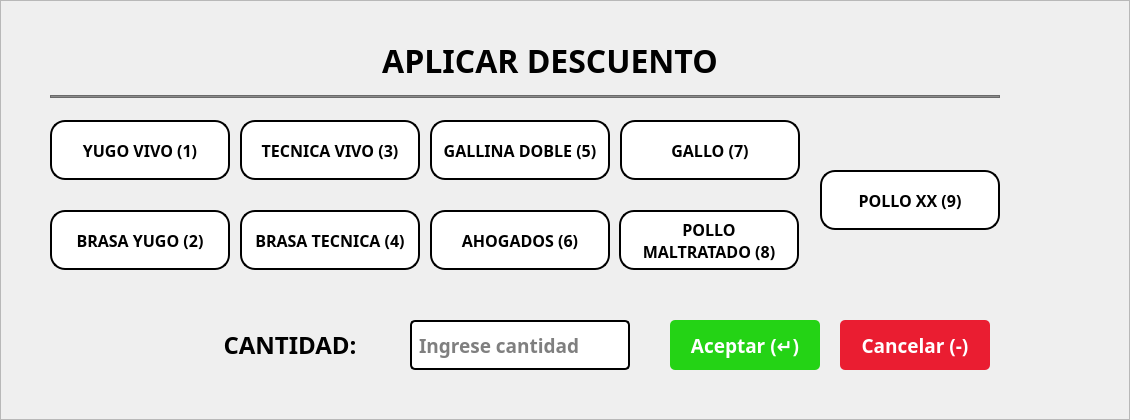
    <widget class="QFrame" name="frmAplicarDescuento">
     <property name="geometry">
      <rect>
       <x>395</x>
       <y>330</y>
       <width>1130</width>
       <height>420</height>
      </rect>
     </property>
     <property name="styleSheet">
      <string notr="true">#frmAplicarDescuento{background-color: rgb(255, 255, 255);
color: rgb(0, 0, 0);
border:none;
border-radius: 10px;
border: 2px solid #D9D9D9;}</string>
     </property>
     <property name="frameShape">
      <enum>QFrame::StyledPanel</enum>
     </property>
     <property name="frameShadow">
      <enum>QFrame::Raised</enum>
     </property>
     <widget class="QLabel" name="lblTextAplicarDescuento">
      <property name="geometry">
       <rect>
        <x>50</x>
        <y>35</y>
        <width>1000</width>
        <height>50</height>
       </rect>
      </property>
      <property name="font">
       <font>
        <family>Poppins</family>
        <pointsize>24</pointsize>
        <weight>75</weight>
        <bold>true</bold>
       </font>
      </property>
      <property name="text">
       <string>APLICAR DESCUENTO</string>
      </property>
      <property name="alignment">
       <set>Qt::AlignCenter</set>
      </property>
     </widget>
     <widget class="QLabel" name="btnDescGallinaDoble">
      <property name="geometry">
       <rect>
        <x>430</x>
        <y>120</y>
        <width>180</width>
        <height>60</height>
       </rect>
      </property>
      <property name="font">
       <font>
        <family>Poppins</family>
        <pointsize>12</pointsize>
        <weight>75</weight>
        <bold>true</bold>
       </font>
      </property>
      <property name="styleSheet">
       <string notr="true">background-color: rgb(255, 255, 255);
border-color: rgb(0, 0, 0);
border: 2px solid black;
  border-radius: 15px;</string>
      </property>
      <property name="text">
       <string>GALLINA DOBLE (5)</string>
      </property>
      <property name="alignment">
       <set>Qt::AlignCenter</set>
      </property>
     </widget>
     <widget class="QLabel" name="btnDescYugoVivo">
      <property name="geometry">
       <rect>
        <x>50</x>
        <y>120</y>
        <width>180</width>
        <height>60</height>
       </rect>
      </property>
      <property name="font">
       <font>
        <family>Poppins</family>
        <pointsize>12</pointsize>
        <weight>75</weight>
        <bold>true</bold>
       </font>
      </property>
      <property name="styleSheet">
       <string notr="true">background-color: rgb(255, 255, 255);
border-color: rgb(0, 0, 0);
border: 2px solid black;
  border-radius: 15px;</string>
      </property>
      <property name="text">
       <string>YUGO VIVO (1)</string>
      </property>
      <property name="alignment">
       <set>Qt::AlignCenter</set>
      </property>
     </widget>
     <widget class="QLabel" name="btnDescTecnicoVivo">
      <property name="geometry">
       <rect>
        <x>240</x>
        <y>120</y>
        <width>180</width>
        <height>60</height>
       </rect>
      </property>
      <property name="font">
       <font>
        <family>Poppins</family>
        <pointsize>12</pointsize>
        <weight>75</weight>
        <bold>true</bold>
       </font>
      </property>
      <property name="styleSheet">
       <string notr="true">background-color: rgb(255, 255, 255);
border-color: rgb(0, 0, 0);
border: 2px solid black;
  border-radius: 15px;</string>
      </property>
      <property name="text">
       <string>TECNICA VIVO (3)</string>
      </property>
      <property name="alignment">
       <set>Qt::AlignCenter</set>
      </property>
     </widget>
     <widget class="QLabel" name="lblCantidadDesc">
      <property name="geometry">
       <rect>
        <x>190</x>
        <y>320</y>
        <width>200</width>
        <height>50</height>
       </rect>
      </property>
      <property name="font">
       <font>
        <family>Poppins</family>
        <pointsize>18</pointsize>
        <weight>75</weight>
        <bold>true</bold>
       </font>
      </property>
      <property name="text">
       <string>CANTIDAD:</string>
      </property>
      <property name="alignment">
       <set>Qt::AlignCenter</set>
      </property>
     </widget>
     <widget class="QLabel" name="imgIconDesc">
      <property name="enabled">
       <bool>true</bool>
      </property>
      <property name="geometry">
       <rect>
        <x>1030</x>
        <y>170</y>
        <width>50</width>
        <height>50</height>
       </rect>
      </property>
      <property name="text">
       <string/>
      </property>
      <property name="scaledContents">
       <bool>true</bool>
      </property>
      <property name="wordWrap">
       <bool>true</bool>
      </property>
     </widget>
     <widget class="QLabel" name="btnDescGallo">
      <property name="geometry">
       <rect>
        <x>620</x>
        <y>120</y>
        <width>180</width>
        <height>60</height>
       </rect>
      </property>
      <property name="font">
       <font>
        <family>Poppins</family>
        <pointsize>12</pointsize>
        <weight>75</weight>
        <bold>true</bold>
       </font>
      </property>
      <property name="styleSheet">
       <string notr="true">background-color: rgb(255, 255, 255);
border-color: rgb(0, 0, 0);
border: 2px solid black;
  border-radius: 15px;</string>
      </property>
      <property name="text">
       <string>GALLO (7)</string>
      </property>
      <property name="alignment">
       <set>Qt::AlignCenter</set>
      </property>
     </widget>
     <widget class="QPushButton" name="btnAceptarFrmAplicarDescuento">
      <property name="geometry">
       <rect>
        <x>670</x>
        <y>320</y>
        <width>150</width>
        <height>50</height>
       </rect>
      </property>
      <property name="font">
       <font>
        <family>Poppins</family>
        <pointsize>14</pointsize>
        <weight>75</weight>
        <bold>true</bold>
       </font>
      </property>
      <property name="cursor">
       <cursorShape>PointingHandCursor</cursorShape>
      </property>
      <property name="styleSheet">
       <string notr="true">background-color: rgb(36, 211, 21);
color: rgb(255, 255, 255);
border:none;
border-radius: 5px;</string>
      </property>
      <property name="text">
       <string>Aceptar (↵)</string>
      </property>
      <property name="flat">
       <bool>false</bool>
      </property>
     </widget>
     <widget class="QPushButton" name="btnCancelarFrmAplicarDescuento">
      <property name="geometry">
       <rect>
        <x>840</x>
        <y>320</y>
        <width>150</width>
        <height>50</height>
       </rect>
      </property>
      <property name="font">
       <font>
        <family>Poppins</family>
        <pointsize>14</pointsize>
        <weight>75</weight>
        <bold>true</bold>
       </font>
      </property>
      <property name="cursor">
       <cursorShape>PointingHandCursor</cursorShape>
      </property>
      <property name="styleSheet">
       <string notr="true">background-color: rgb(234, 29, 49);
color: rgb(255, 255, 255);
border:none;
border-radius: 5px;</string>
      </property>
      <property name="text">
       <string>Cancelar (-)</string>
      </property>
     </widget>
     <widget class="QFrame" name="frame">
      <property name="geometry">
       <rect>
        <x>50</x>
        <y>95</y>
        <width>950</width>
        <height>3</height>
       </rect>
      </property>
      <property name="styleSheet">
       <string notr="true">background-color: rgb(139, 139, 139);</string>
      </property>
      <property name="frameShape">
       <enum>QFrame::StyledPanel</enum>
      </property>
      <property name="frameShadow">
       <enum>QFrame::Raised</enum>
      </property>
     </widget>
     <widget class="QLineEdit" name="txtCantidadDescuento">
      <property name="geometry">
       <rect>
        <x>410</x>
        <y>320</y>
        <width>220</width>
        <height>50</height>
       </rect>
      </property>
      <property name="font">
       <font>
        <family>Poppins</family>
        <pointsize>14</pointsize>
        <weight>75</weight>
        <bold>true</bold>
       </font>
      </property>
      <property name="styleSheet">
       <string notr="true">background-color: rgb(255, 255, 255);
color: rgb(0, 0, 0);
border-radius: 5px;
border: 2px solid #000;
padding: 5px</string>
      </property>
      <property name="text">
       <string/>
      </property>
      <property name="placeholderText">
       <string>Ingrese cantidad</string>
      </property>
     </widget>
     <widget class="QLabel" name="btnDescGallinaChica">
      <property name="geometry">
       <rect>
        <x>430</x>
        <y>210</y>
        <width>180</width>
        <height>60</height>
       </rect>
      </property>
      <property name="font">
       <font>
        <family>Poppins</family>
        <pointsize>12</pointsize>
        <weight>75</weight>
        <bold>true</bold>
       </font>
      </property>
      <property name="styleSheet">
       <string notr="true">background-color: rgb(255, 255, 255);
border-color: rgb(0, 0, 0);
border: 2px solid black;
  border-radius: 15px;</string>
      </property>
      <property name="text">
       <string>AHOGADOS (6)</string>
      </property>
      <property name="alignment">
       <set>Qt::AlignCenter</set>
      </property>
     </widget>
     <widget class="QLabel" name="btnDescPolloMaltratado">
      <property name="geometry">
       <rect>
        <x>619</x>
        <y>210</y>
        <width>180</width>
        <height>60</height>
       </rect>
      </property>
      <property name="font">
       <font>
        <family>Poppins</family>
        <pointsize>12</pointsize>
        <weight>75</weight>
        <bold>true</bold>
       </font>
      </property>
      <property name="styleSheet">
       <string notr="true">background-color: rgb(255, 255, 255);
border-color: rgb(0, 0, 0);
border: 2px solid black;
  border-radius: 15px;</string>
      </property>
      <property name="text">
       <string>POLLO 
MALTRATADO (8)</string>
      </property>
      <property name="alignment">
       <set>Qt::AlignCenter</set>
      </property>
     </widget>
     <widget class="QLabel" name="btnDescPolloXx">
      <property name="geometry">
       <rect>
        <x>820</x>
        <y>170</y>
        <width>180</width>
        <height>60</height>
       </rect>
      </property>
      <property name="font">
       <font>
        <family>Poppins</family>
        <pointsize>12</pointsize>
        <weight>75</weight>
        <bold>true</bold>
       </font>
      </property>
      <property name="styleSheet">
       <string notr="true">background-color: rgb(255, 255, 255);
border-color: rgb(0, 0, 0);
border: 2px solid black;
  border-radius: 15px;</string>
      </property>
      <property name="text">
       <string>POLLO XX (9)</string>
      </property>
      <property name="alignment">
       <set>Qt::AlignCenter</set>
      </property>
     </widget>
     <widget class="QLabel" name="btnDescPolloBrasaTecnico">
      <property name="geometry">
       <rect>
        <x>240</x>
        <y>210</y>
        <width>180</width>
        <height>60</height>
       </rect>
      </property>
      <property name="font">
       <font>
        <family>Poppins</family>
        <pointsize>12</pointsize>
        <weight>75</weight>
        <bold>true</bold>
       </font>
      </property>
      <property name="styleSheet">
       <string notr="true">background-color: rgb(255, 255, 255);
border-color: rgb(0, 0, 0);
border: 2px solid black;
  border-radius: 15px;</string>
      </property>
      <property name="text">
       <string>BRASA TECNICA (4)</string>
      </property>
      <property name="alignment">
       <set>Qt::AlignCenter</set>
      </property>
     </widget>
     <widget class="QLabel" name="btnDescBrasaYugo">
      <property name="geometry">
       <rect>
        <x>50</x>
        <y>210</y>
        <width>180</width>
        <height>60</height>
       </rect>
      </property>
      <property name="font">
       <font>
        <family>Poppins</family>
        <pointsize>12</pointsize>
        <weight>75</weight>
        <bold>true</bold>
       </font>
      </property>
      <property name="styleSheet">
       <string notr="true">background-color: rgb(255, 255, 255);
border-color: rgb(0, 0, 0);
border: 2px solid black;
  border-radius: 15px;</string>
      </property>
      <property name="text">
       <string>BRASA YUGO (2)</string>
      </property>
      <property name="alignment">
       <set>Qt::AlignCenter</set>
      </property>
     </widget>
     <zorder>lblTextAplicarDescuento</zorder>
     <zorder>btnDescGallinaDoble</zorder>
     <zorder>btnDescYugoVivo</zorder>
     <zorder>btnDescTecnicoVivo</zorder>
     <zorder>lblCantidadDesc</zorder>
     <zorder>btnDescGallo</zorder>
     <zorder>imgIconDesc</zorder>
     <zorder>btnAceptarFrmAplicarDescuento</zorder>
     <zorder>btnCancelarFrmAplicarDescuento</zorder>
     <zorder>frame</zorder>
     <zorder>txtCantidadDescuento</zorder>
     <zorder>btnDescGallinaChica</zorder>
     <zorder>btnDescPolloMaltratado</zorder>
     <zorder>btnDescPolloXx</zorder>
     <zorder>btnDescPolloBrasaTecnico</zorder>
     <zorder>btnDescBrasaYugo</zorder>
    </widget>
